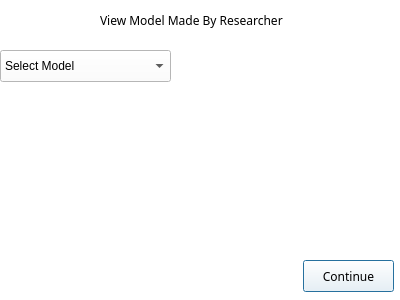
<?xml version="1.0" encoding="UTF-8"?>
<ui version="4.0">
 <class>userSelectModel</class>
 <widget class="QDialog" name="userSelectModel">
  <property name="geometry">
   <rect>
    <x>0</x>
    <y>0</y>
    <width>400</width>
    <height>300</height>
   </rect>
  </property>
  <property name="palette">
   <palette>
    <active>
     <colorrole role="WindowText">
      <brush brushstyle="SolidPattern">
       <color alpha="255">
        <red>0</red>
        <green>0</green>
        <blue>0</blue>
       </color>
      </brush>
     </colorrole>
     <colorrole role="Button">
      <brush brushstyle="SolidPattern">
       <color alpha="255">
        <red>255</red>
        <green>255</green>
        <blue>255</blue>
       </color>
      </brush>
     </colorrole>
     <colorrole role="Light">
      <brush brushstyle="SolidPattern">
       <color alpha="255">
        <red>255</red>
        <green>255</green>
        <blue>255</blue>
       </color>
      </brush>
     </colorrole>
     <colorrole role="Midlight">
      <brush brushstyle="SolidPattern">
       <color alpha="255">
        <red>255</red>
        <green>255</green>
        <blue>255</blue>
       </color>
      </brush>
     </colorrole>
     <colorrole role="Dark">
      <brush brushstyle="SolidPattern">
       <color alpha="255">
        <red>127</red>
        <green>127</green>
        <blue>127</blue>
       </color>
      </brush>
     </colorrole>
     <colorrole role="Mid">
      <brush brushstyle="SolidPattern">
       <color alpha="255">
        <red>170</red>
        <green>170</green>
        <blue>170</blue>
       </color>
      </brush>
     </colorrole>
     <colorrole role="Text">
      <brush brushstyle="SolidPattern">
       <color alpha="255">
        <red>0</red>
        <green>0</green>
        <blue>0</blue>
       </color>
      </brush>
     </colorrole>
     <colorrole role="BrightText">
      <brush brushstyle="SolidPattern">
       <color alpha="255">
        <red>255</red>
        <green>255</green>
        <blue>255</blue>
       </color>
      </brush>
     </colorrole>
     <colorrole role="ButtonText">
      <brush brushstyle="SolidPattern">
       <color alpha="255">
        <red>0</red>
        <green>0</green>
        <blue>0</blue>
       </color>
      </brush>
     </colorrole>
     <colorrole role="Base">
      <brush brushstyle="SolidPattern">
       <color alpha="255">
        <red>255</red>
        <green>255</green>
        <blue>255</blue>
       </color>
      </brush>
     </colorrole>
     <colorrole role="Window">
      <brush brushstyle="SolidPattern">
       <color alpha="255">
        <red>255</red>
        <green>255</green>
        <blue>255</blue>
       </color>
      </brush>
     </colorrole>
     <colorrole role="Shadow">
      <brush brushstyle="SolidPattern">
       <color alpha="255">
        <red>0</red>
        <green>0</green>
        <blue>0</blue>
       </color>
      </brush>
     </colorrole>
     <colorrole role="AlternateBase">
      <brush brushstyle="SolidPattern">
       <color alpha="255">
        <red>255</red>
        <green>255</green>
        <blue>255</blue>
       </color>
      </brush>
     </colorrole>
     <colorrole role="ToolTipBase">
      <brush brushstyle="SolidPattern">
       <color alpha="255">
        <red>255</red>
        <green>255</green>
        <blue>220</blue>
       </color>
      </brush>
     </colorrole>
     <colorrole role="ToolTipText">
      <brush brushstyle="SolidPattern">
       <color alpha="255">
        <red>0</red>
        <green>0</green>
        <blue>0</blue>
       </color>
      </brush>
     </colorrole>
     <colorrole role="PlaceholderText">
      <brush brushstyle="SolidPattern">
       <color alpha="128">
        <red>0</red>
        <green>0</green>
        <blue>0</blue>
       </color>
      </brush>
     </colorrole>
    </active>
    <inactive>
     <colorrole role="WindowText">
      <brush brushstyle="SolidPattern">
       <color alpha="255">
        <red>0</red>
        <green>0</green>
        <blue>0</blue>
       </color>
      </brush>
     </colorrole>
     <colorrole role="Button">
      <brush brushstyle="SolidPattern">
       <color alpha="255">
        <red>255</red>
        <green>255</green>
        <blue>255</blue>
       </color>
      </brush>
     </colorrole>
     <colorrole role="Light">
      <brush brushstyle="SolidPattern">
       <color alpha="255">
        <red>255</red>
        <green>255</green>
        <blue>255</blue>
       </color>
      </brush>
     </colorrole>
     <colorrole role="Midlight">
      <brush brushstyle="SolidPattern">
       <color alpha="255">
        <red>255</red>
        <green>255</green>
        <blue>255</blue>
       </color>
      </brush>
     </colorrole>
     <colorrole role="Dark">
      <brush brushstyle="SolidPattern">
       <color alpha="255">
        <red>127</red>
        <green>127</green>
        <blue>127</blue>
       </color>
      </brush>
     </colorrole>
     <colorrole role="Mid">
      <brush brushstyle="SolidPattern">
       <color alpha="255">
        <red>170</red>
        <green>170</green>
        <blue>170</blue>
       </color>
      </brush>
     </colorrole>
     <colorrole role="Text">
      <brush brushstyle="SolidPattern">
       <color alpha="255">
        <red>0</red>
        <green>0</green>
        <blue>0</blue>
       </color>
      </brush>
     </colorrole>
     <colorrole role="BrightText">
      <brush brushstyle="SolidPattern">
       <color alpha="255">
        <red>255</red>
        <green>255</green>
        <blue>255</blue>
       </color>
      </brush>
     </colorrole>
     <colorrole role="ButtonText">
      <brush brushstyle="SolidPattern">
       <color alpha="255">
        <red>0</red>
        <green>0</green>
        <blue>0</blue>
       </color>
      </brush>
     </colorrole>
     <colorrole role="Base">
      <brush brushstyle="SolidPattern">
       <color alpha="255">
        <red>255</red>
        <green>255</green>
        <blue>255</blue>
       </color>
      </brush>
     </colorrole>
     <colorrole role="Window">
      <brush brushstyle="SolidPattern">
       <color alpha="255">
        <red>255</red>
        <green>255</green>
        <blue>255</blue>
       </color>
      </brush>
     </colorrole>
     <colorrole role="Shadow">
      <brush brushstyle="SolidPattern">
       <color alpha="255">
        <red>0</red>
        <green>0</green>
        <blue>0</blue>
       </color>
      </brush>
     </colorrole>
     <colorrole role="AlternateBase">
      <brush brushstyle="SolidPattern">
       <color alpha="255">
        <red>255</red>
        <green>255</green>
        <blue>255</blue>
       </color>
      </brush>
     </colorrole>
     <colorrole role="ToolTipBase">
      <brush brushstyle="SolidPattern">
       <color alpha="255">
        <red>255</red>
        <green>255</green>
        <blue>220</blue>
       </color>
      </brush>
     </colorrole>
     <colorrole role="ToolTipText">
      <brush brushstyle="SolidPattern">
       <color alpha="255">
        <red>0</red>
        <green>0</green>
        <blue>0</blue>
       </color>
      </brush>
     </colorrole>
     <colorrole role="PlaceholderText">
      <brush brushstyle="SolidPattern">
       <color alpha="128">
        <red>0</red>
        <green>0</green>
        <blue>0</blue>
       </color>
      </brush>
     </colorrole>
    </inactive>
    <disabled>
     <colorrole role="WindowText">
      <brush brushstyle="SolidPattern">
       <color alpha="255">
        <red>127</red>
        <green>127</green>
        <blue>127</blue>
       </color>
      </brush>
     </colorrole>
     <colorrole role="Button">
      <brush brushstyle="SolidPattern">
       <color alpha="255">
        <red>255</red>
        <green>255</green>
        <blue>255</blue>
       </color>
      </brush>
     </colorrole>
     <colorrole role="Light">
      <brush brushstyle="SolidPattern">
       <color alpha="255">
        <red>255</red>
        <green>255</green>
        <blue>255</blue>
       </color>
      </brush>
     </colorrole>
     <colorrole role="Midlight">
      <brush brushstyle="SolidPattern">
       <color alpha="255">
        <red>255</red>
        <green>255</green>
        <blue>255</blue>
       </color>
      </brush>
     </colorrole>
     <colorrole role="Dark">
      <brush brushstyle="SolidPattern">
       <color alpha="255">
        <red>127</red>
        <green>127</green>
        <blue>127</blue>
       </color>
      </brush>
     </colorrole>
     <colorrole role="Mid">
      <brush brushstyle="SolidPattern">
       <color alpha="255">
        <red>170</red>
        <green>170</green>
        <blue>170</blue>
       </color>
      </brush>
     </colorrole>
     <colorrole role="Text">
      <brush brushstyle="SolidPattern">
       <color alpha="255">
        <red>127</red>
        <green>127</green>
        <blue>127</blue>
       </color>
      </brush>
     </colorrole>
     <colorrole role="BrightText">
      <brush brushstyle="SolidPattern">
       <color alpha="255">
        <red>255</red>
        <green>255</green>
        <blue>255</blue>
       </color>
      </brush>
     </colorrole>
     <colorrole role="ButtonText">
      <brush brushstyle="SolidPattern">
       <color alpha="255">
        <red>127</red>
        <green>127</green>
        <blue>127</blue>
       </color>
      </brush>
     </colorrole>
     <colorrole role="Base">
      <brush brushstyle="SolidPattern">
       <color alpha="255">
        <red>255</red>
        <green>255</green>
        <blue>255</blue>
       </color>
      </brush>
     </colorrole>
     <colorrole role="Window">
      <brush brushstyle="SolidPattern">
       <color alpha="255">
        <red>255</red>
        <green>255</green>
        <blue>255</blue>
       </color>
      </brush>
     </colorrole>
     <colorrole role="Shadow">
      <brush brushstyle="SolidPattern">
       <color alpha="255">
        <red>0</red>
        <green>0</green>
        <blue>0</blue>
       </color>
      </brush>
     </colorrole>
     <colorrole role="AlternateBase">
      <brush brushstyle="SolidPattern">
       <color alpha="255">
        <red>255</red>
        <green>255</green>
        <blue>255</blue>
       </color>
      </brush>
     </colorrole>
     <colorrole role="ToolTipBase">
      <brush brushstyle="SolidPattern">
       <color alpha="255">
        <red>255</red>
        <green>255</green>
        <blue>220</blue>
       </color>
      </brush>
     </colorrole>
     <colorrole role="ToolTipText">
      <brush brushstyle="SolidPattern">
       <color alpha="255">
        <red>0</red>
        <green>0</green>
        <blue>0</blue>
       </color>
      </brush>
     </colorrole>
     <colorrole role="PlaceholderText">
      <brush brushstyle="SolidPattern">
       <color alpha="128">
        <red>0</red>
        <green>0</green>
        <blue>0</blue>
       </color>
      </brush>
     </colorrole>
    </disabled>
   </palette>
  </property>
  <property name="windowTitle">
   <string>Dialog</string>
  </property>
  <widget class="QLabel" name="label">
   <property name="geometry">
    <rect>
     <x>100</x>
     <y>10</y>
     <width>191</width>
     <height>20</height>
    </rect>
   </property>
   <property name="font">
    <font>
     <family>MingLiU</family>
    </font>
   </property>
   <property name="text">
    <string>View Model Made By Researcher</string>
   </property>
  </widget>
  <widget class="QComboBox" name="comboBox">
   <property name="geometry">
    <rect>
     <x>0</x>
     <y>50</y>
     <width>171</width>
     <height>32</height>
    </rect>
   </property>
   <item>
    <property name="text">
     <string>Select Model</string>
    </property>
   </item>
  </widget>
  <widget class="QPushButton" name="pushButton">
   <property name="geometry">
    <rect>
     <x>303</x>
     <y>260</y>
     <width>91</width>
     <height>32</height>
    </rect>
   </property>
   <property name="font">
    <font>
     <family>PingFang SC</family>
    </font>
   </property>
   <property name="text">
    <string>Continue</string>
   </property>
  </widget>
 </widget>
 <resources/>
 <connections/>
</ui>
